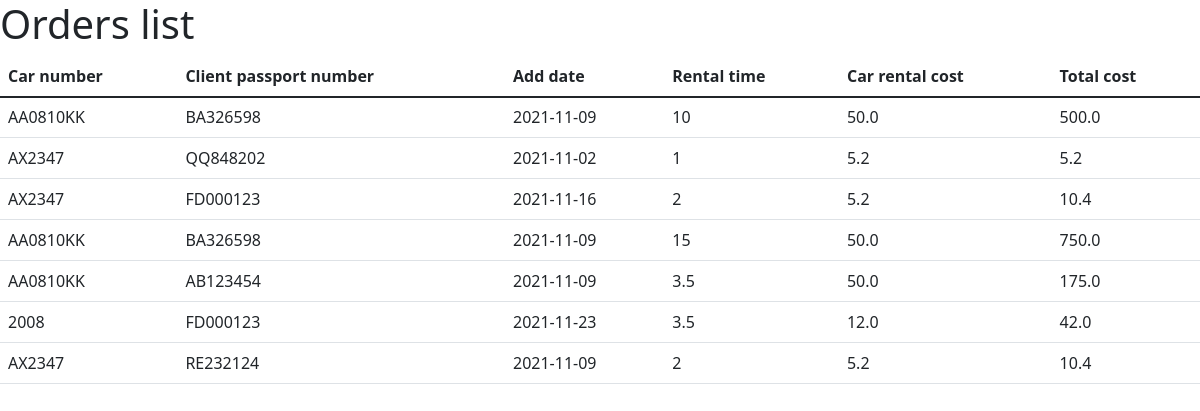
Page /orders-list on the earlier database version.
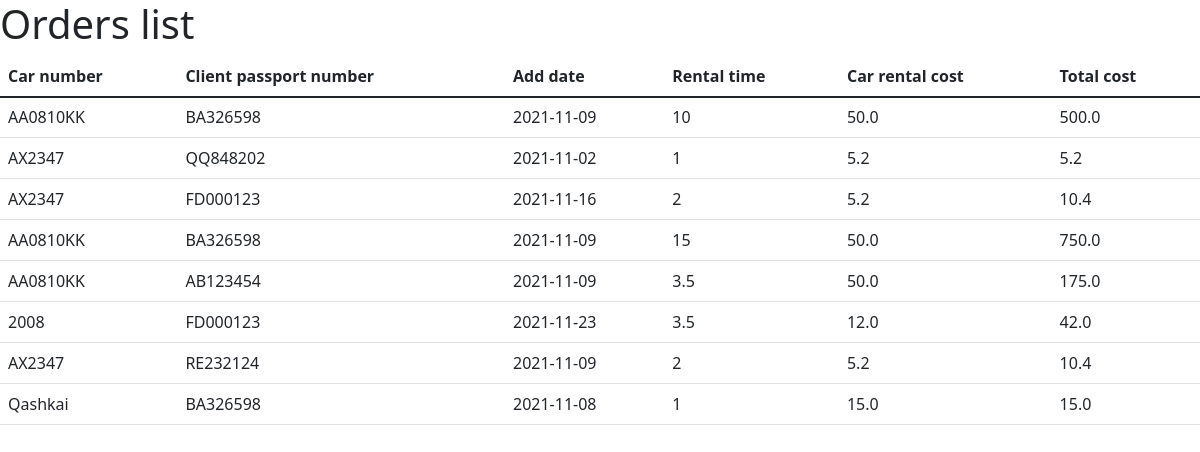
Same page on the later database version.
### main.py (models this page shows, shortened)
class Orders(db.Model):
    id = db.Column(db.Integer, primary_key=True)
    add_date = db.Column(db.String(45), nullable=False)  # db.Column(db.DateTime, default=datetime.utcnow)
    rental_time = db.Column(db.Integer, nullable=False)
    client_id = db.Column(db.String(30), db.ForeignKey('clients.id'))
    car_id = db.Column(db.String(30), db.ForeignKey('cars.id'))

class Cars(db.Model):
    id = db.Column(db.Integer, primary_key=True)
    number = db.Column(db.String(30), nullable=False)
    description = db.Column(db.String(90), nullable=False)
    rental_cost = db.Column(db.Float(), nullable=False)

class Clients(db.Model):
    id = db.Column(db.Integer, primary_key=True)
    passport_number = db.Column(db.String(30), nullable=False)
    first_name = db.Column(db.String(45), nullable=False)
    last_name = db.Column(db.String(45), nullable=False)
    registration_date = db.Column(db.String(45), nullable=False)

### main.py (the view)
@rental_cars.route('/orders-list')
def orders_list():
    g.db = sqlite3.connect('rental_cars.db')
    cur = g.db.execute('SELECT number, passport_number, add_date, rental_time, rental_cost FROM (SELECT * FROM orders INNER JOIN clients ON orders.client_id = clients.id INNER JOIN cars ON orders.car_id = cars.id)')
    linked = cur.fetchall()
    g.db.close()
    list_of_lists = [list(elem) for elem in linked]  # Add column "Total cost" = rental_time * car_rental_cost
    for i in list_of_lists:
        i.append(float(i[-1]) * float(i[-2]))
    list_of_tuples = [tuple(elem) for elem in list_of_lists]
    return render_template('orders-list.html', list_of_tuples=list_of_tuples)

### templates/orders-list.html (shortened to what this page needs)
{% extends 'documentation/html_prototype/static_prototype.html' %}
{% block body %}
<h1>Orders list</h1>
<table class="table">
    <thead>
        <tr>
            <th scope="col">Car number</th>
            <th scope="col">Client passport number</th>
            <th scope="col">Add date</th>
            <th scope="col">Rental time</th>
            <th scope="col">Car rental cost</th>
            <th scope="col">Total cost</th>
        </tr>
    </thead>
    <tbody>
        <tr>
            {% for row in list_of_tuples %}
                <tr>
                    <td>{{ row[0] }}</td>
                    <td>{{ row[1] }}</td>
                    <td>{{ row[2] }}</td>
                    <td>{{ row[3] }}</td>
                    <td>{{ row[4] }}</td>
                    <td>{{ row[5] }}</td>
                </tr>
            {% endfor %}
        </tr>
  </tbody>
</table>
{% endblock %}

### templates/documentation/html_prototype/static_prototype.html (shortened to what this page needs)
<!doctype html>
<html lang="en">
<head>
    <link rel="stylesheet" href="{{ url_for('static', filename='css/main.css') }}">
    <link rel="stylesheet" href="https://cdn.jsdelivr.net/npm/bootstrap@5.1.3/dist/css/bootstrap.min.css">
</head>
<body>
    {% block body %}{% endblock %}
</body>
</html>

Differences in the rows shown:
added Orders: number "Qashkai", passport_number "BA326598", add_date "2021-11-08", rental_time "1", rental_cost "15.0", row "15.0"
